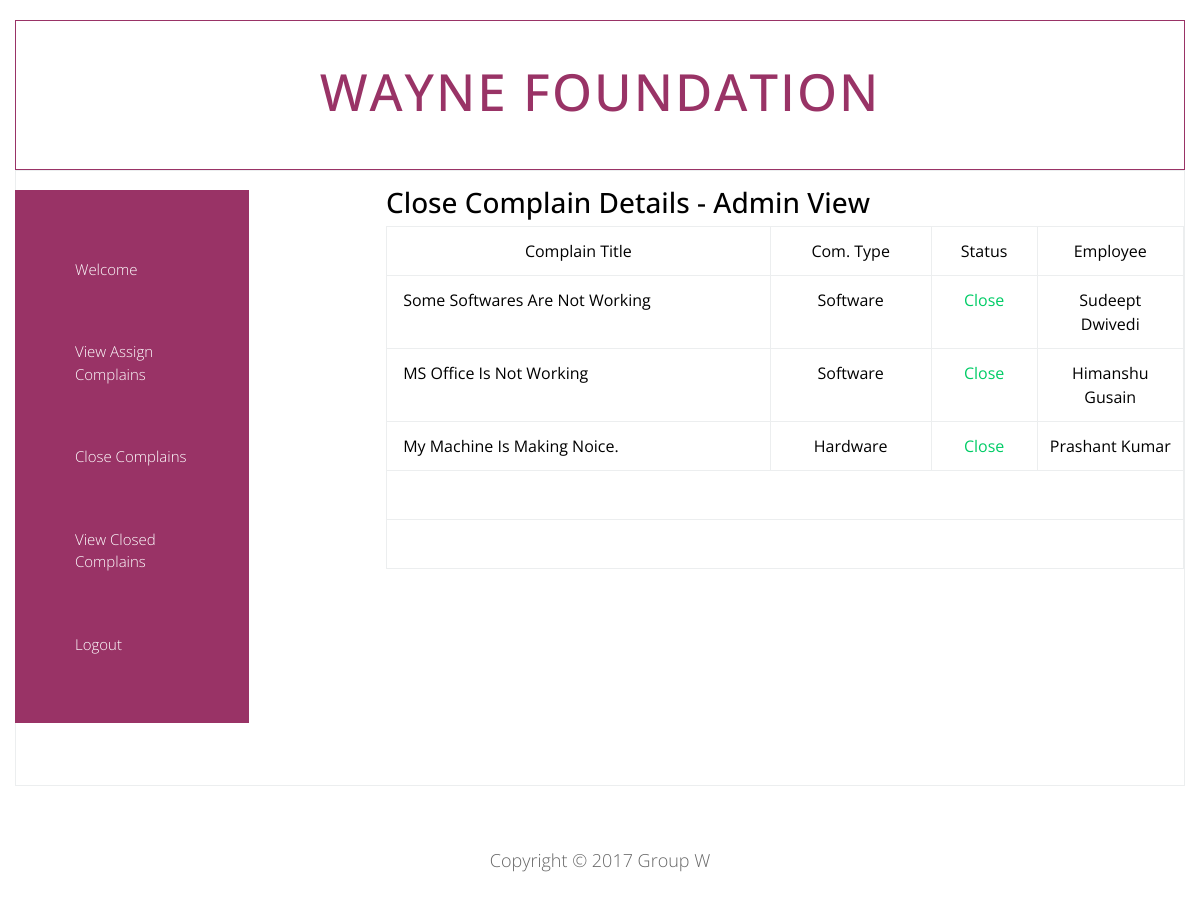
The app's page /view.php?mod=admin&view=compCloseDetails (signed in) with its own data.
### tables this page shows
CREATE TABLE IF NOT EXISTS `tbl_complains` (
  `cid` int(10) NOT NULL auto_increment,
  `cust_id` int(10) NOT NULL,
  `cust_name` varchar(40) NOT NULL,
  `comp_type` varchar(40) NOT NULL,
  `comp_title` varchar(200) NOT NULL,
  `comp_desc` text NOT NULL,
  `status` varchar(20) NOT NULL,
  `eng_id` int(10) NOT NULL,
  `eng_name` varchar(40) NOT NULL,
  `eng_comment` varchar(240) NOT NULL,
  `create_date` datetime NOT NULL,
  `close_date` datetime NOT NULL,
  PRIMARY KEY  (`cid`)
);

### view.php (called while the page is built, shortened)
<?php
require_once './include/template.php';
?>

### library/database.php (called while the page is built, shortened)
<?php
function dbQuery($sql)
{
	$result = mysql_query($sql) or die(mysql_error());
	return $result;
}
function dbFetchAssoc($result)
{
	return mysql_fetch_assoc($result);
}
?>

### adminCompCloseDetails.php (the view, shortened to what this page needs)
<h3>Close Complain Details - Admin View</h3>
<form action="processLeave.php?action=addUser" method="post"  name="frmListUser" id="frmListUser">
  <table width="100%" border="0" align="center" cellpadding="2" cellspacing="1" class="text">
    <tr align="center" id="listTableHeader">
      <td width="717">Complain Title</td>
      <td width="234">Com. Type </td>
      <td width="146">Status</td>
      <td width="199">Employee</td>
    </tr>
    <?php
	$sql = "SELECT *
			FROM tbl_complains
			WHERE status = 'close'
			ORDER BY create_date DESC
			LIMIT 0,20";
	$result = dbQuery($sql);
	$i=0;
	while($row = dbFetchAssoc($result)) {
	extract($row);
	if ($i%2) {
		$class = 'row1';
	} else {
		$class = 'row2';
	}
	$i += 1;
	?>
    <tr class="<?php echo $class; ?>" style="height:25px;">
      <td>&nbsp;<?php echo ucwords($comp_title); ?></td>
      <td width="234" align="center"><?php echo ucwords($comp_type); ?></td>
      <td width="146" align="center"><font color="#00CC66"><?php echo ucwords($status); ?></font></td>
      <td width="199" align="center"><?php echo ucwords($eng_name); ?></td>
    </tr>
    <?php
	}
	?>
    <tr>
      <td colspan="5">&nbsp;</td>
    </tr>
    <tr>
      <td colspan="5" align="right">&nbsp;</td>
    </tr>
  </table>
  <p>&nbsp;</p>
</form>
<p>&nbsp;</p>

### css/templatemo-style.css (style rules this page uses)
p { line-height: 2; }
p:last-child { margin-bottom: 0; }
body { color: #000; font-family: 'Open Sans', Helvetica, Arial, sans-serif; font-size: 18px; font-weight: 300; padding-top: 10px; overflow-x: hidden; }

### css/mycss.css (style rules this page uses)
body { margin:10px 0 0 0; }

### records on screen
tbl_complains: comp_title "Some Softwares Are Not Working", comp_type "Software", status "Close", eng_name "Sudeept Dwivedi"
tbl_complains: comp_title "MS Office Is Not Working", comp_type "Software", status "Close", eng_name "Himanshu Gusain"
tbl_complains: comp_title "My Machine Is Making Noice.", comp_type "Hardware", status "Close", eng_name "Prashant Kumar"
